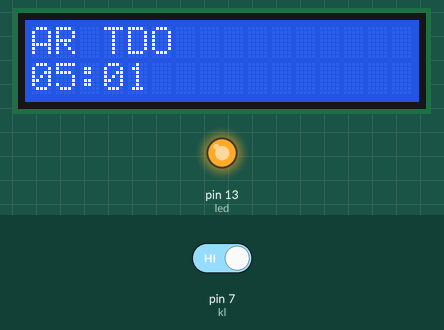
Recording of a sketch running on a simulated Arduino Uno, built with avr-gcc and run on an emulated ATmega328P. Parts: 16×2 character LCD, output pins drawn as LEDs (lit = HIGH). The test bench sets the inputs (shaded band); at power-on: pin 7 (kl) HIGH. Pins used as bus, display or sensor lines are not drawn; what the sketch prints to the serial monitor is not drawn.

Above: at 6.8 s.
6.9 s: pin 7 (kl) driven LOW
At 12.7 s:
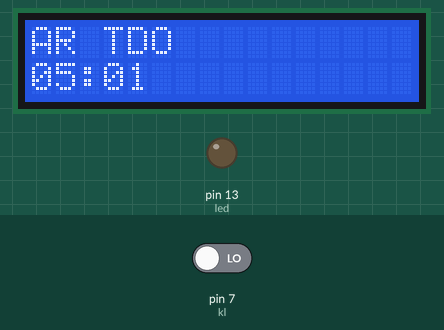
At 14.2 s:
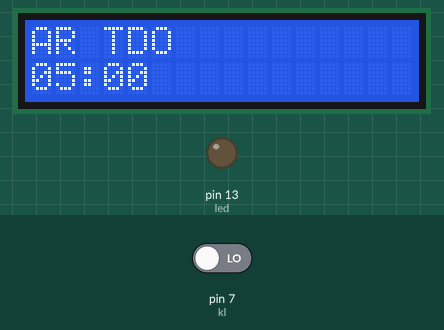
Timing chart, 0 to 15.7 s (numbered marks = the images above; inputs shaded):
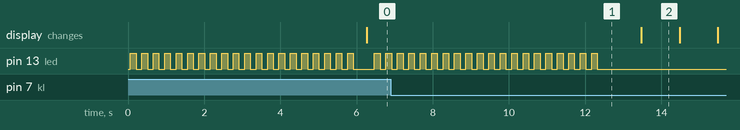

Measured:
- after the input at 6.9 s, pin 13 (led): goes on until 12.3 s, then stays LOW
- what the display in image 2 shows lasts 1.0 s, from 13.5 s to 14.5 s

The sketch:

bomb.ino
```cpp
#include <LiquidCrystal.h>

int btn;
int led = 13;
int kl = 7;
int bz = 8;

int mm = 5, ss = 1;

unsigned long ti = 0;
LiquidCrystal lcd(12, 11, 10, 5, 4, 3, 2);

void setup() {
  // put your setup code here, to run once:
  lcd.begin(16, 2);
  Serial.begin(9600);
  pinMode(led, OUTPUT);
  pinMode(kl, INPUT);
  digitalWrite(kl, HIGH);
  pinMode(bz, OUTPUT);
  digitalWrite(bz, LOW);
}

void led_blk(){//閃光
  int i;
  Serial.print("blink\n");
  for(i=0;i<20;i++){
    digitalWrite(led, HIGH);
    delay(150);
    digitalWrite(led, LOW);
    delay(150);
  }
}

void be(){//嗶嗶聲
  int i;
  Serial.print("be\n");
  for(i=0;i<100;i++){
    digitalWrite(bz, HIGH);
    delay(1);
    digitalWrite(bz, LOW);
    delay(1);
  }
}

void show_tdo(){
  int c;
  Serial.print("show\n");
  c = (mm/10);
  lcd.setCursor(0, 1);
  lcd.print(c);
  c = (mm%10);
  lcd.setCursor(1, 1);
  lcd.print(c);
  lcd.setCursor(2, 1);
  lcd.print(":");
  c=(ss/10);
  lcd.setCursor(3, 1);
  lcd.print(c);
  c=(ss%10);
  lcd.setCursor(4, 1);
  lcd.print(c);
}
void loop() {//主程迴圈

  //Serial.print("1");
  // put your main code here, to run repeatedly:
  int klc;
  led_blk();
  be();
  lcd.setCursor(0, 0);
  lcd.print("AR TDO");
  show_tdo();
  //Serial.print("2");
  while(1){
    Serial.print("in\n");
    if(millis()-ti>=1000){
      ti=millis();
      show_tdo();

      if(ss == 1 && mm == 0){
        while(1){
          be();
          klc=digitalRead(kl);
          //Serial.print(klc);
          if(klc==1){
              be();
              led_blk();
              mm=5;ss=1;
              show_tdo();
              break;
          }
        }
      }
      ss--;
      if(ss==-1){
        mm--;
        ss=59;
      }
    }
    klc=digitalRead(kl);
    if(klc==1){
        be();
        led_blk();
        mm=5;ss=1;
        show_tdo();
    }
  }

}
```
